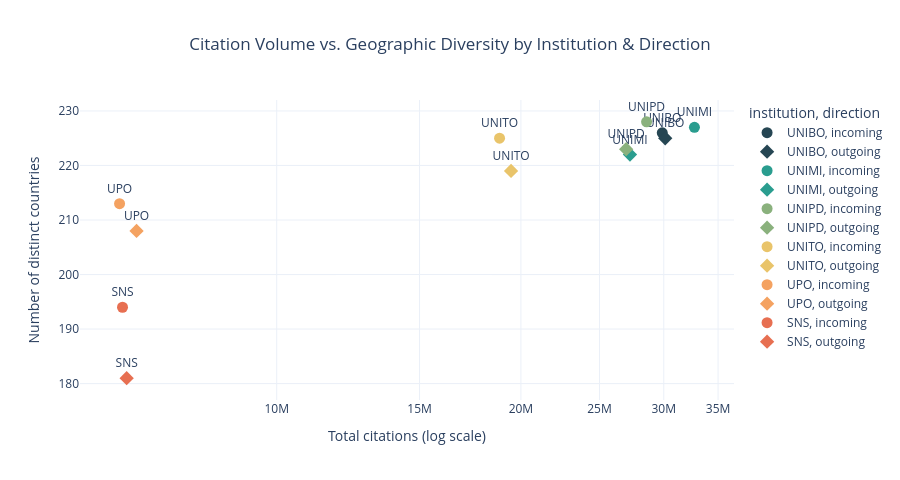

The notebook cell this image was saved under:
### Markdown cell above
### 3e. Volume vs. Diversity Scatter

Finally, we evaluate the structural breadth of these citation networks. This scatter plot compares total citation volume (x-axis, log-scaled) against the number of distinct country partners (y-axis). 

This allows us to quickly assess whether an institution's global influence is highly concentrated in a few key nations (lower on the y-axis) or widely distributed across a diverse, highly internationalized network (higher on the y-axis).

### Code cell
# A scatter where:
#   x = total citation volume (log scale)
#   y = number of distinct countries with at least 1 citation
#   shape = direction

scatter_rows = []
for inst in INSTITUTIONS:
    df = load_institution(inst, exclude_self=True)
    for direction in ["incoming", "outgoing"]:
        sub = df[df["direction"] == direction]
        scatter_rows.append({
            "institution": inst,
            "label": INSTITUTION_LABELS[inst],
            "direction": direction,
            "total": sub["count"].sum(),
            "n_countries": (sub["count"] > 0).sum(),
        })

scatter_df = pd.DataFrame(scatter_rows)

fig = px.scatter(
    scatter_df,
    x="total", y="n_countries",
    color="institution",
    symbol="direction",
    text="institution",
    color_discrete_map=INST_COLORS,
    log_x=True,
    title="Citation Volume vs. Geographic Diversity by Institution & Direction",
    labels={"total": "Total citations (log scale)",
            "n_countries": "Number of distinct countries"},
    template="plotly_white",
    height=480
)
fig.update_traces(textposition="top center", marker_size=11)
fig.update_layout(title_x=0.5)
fig.show()

### Figure 1 — Plotly figure (JSON) as saved in the notebook; plotly's stock layout.template omitted (floating-point values rounded to 4 significant figures)
{"data": [{"hovertemplate": "institution=%{text}<br>direction=incoming<br>Total citations (log scale)=%{x}<br>Number of distinct countries=%{y}<extra></extra>", "legendgroup": "UNIBO, incoming", "marker": {"color": "#264653", "size": 11, "symbol": "circle"}, "mode": "markers+text", "name": "UNIBO, incoming", "orientation": "v", "showlegend": true, "text": ["UNIBO"], "textposition": "top center", "type": "scatter", "x": [29872589], "xaxis": "x", "y": [226], "yaxis": "y"}, {"hovertemplate": "institution=%{text}<br>direction=outgoing<br>Total citations (log scale)=%{x}<br>Number of distinct countries=%{y}<extra></extra>", "legendgroup": "UNIBO, outgoing", "marker": {"color": "#264653", "size": 11, "symbol": "diamond"}, "mode": "markers+text", "name": "UNIBO, outgoing", "orientation": "v", "showlegend": true, "text": ["UNIBO"], "textposition": "top center", "type": "scatter", "x": [30124137], "xaxis": "x", "y": [225], "yaxis": "y"}, {"hovertemplate": "institution=%{text}<br>direction=incoming<br>Total citations (log scale)=%{x}<br>Number of distinct countries=%{y}<extra></extra>", "legendgroup": "UNIMI, incoming", "marker": {"color": "#2a9d8f", "size": 11, "symbol": "circle"}, "mode": "markers+text", "name": "UNIMI, incoming", "orientation": "v", "showlegend": true, "text": ["UNIMI"], "textposition": "top center", "type": "scatter", "x": [32727946], "xaxis": "x", "y": [227], "yaxis": "y"}, {"hovertemplate": "institution=%{text}<br>direction=outgoing<br>Total citations (log scale)=%{x}<br>Number of distinct countries=%{y}<extra></extra>", "legendgroup": "UNIMI, outgoing", "marker": {"color": "#2a9d8f", "size": 11, "symbol": "diamond"}, "mode": "markers+text", "name": "UNIMI, outgoing", "orientation": "v", "showlegend": true, "text": ["UNIMI"], "textposition": "top center", "type": "scatter", "x": [27257280], "xaxis": "x", "y": [222], "yaxis": "y"}, {"hovertemplate": "institution=%{text}<br>direction=incoming<br>Total citations (log scale)=%{x}<br>Number of distinct countries=%{y}<extra></extra>", "legendgroup": "UNIPD, incoming", "marker": {"color": "#8ab17d", "size": 11, "symbol": "circle"}, "mode": "markers+text", "name": "UNIPD, incoming", "orientation": "v", "showlegend": true, "text": ["UNIPD"], "textposition": "top center", "type": "scatter", "x": [28571838], "xaxis": "x", "y": [228], "yaxis": "y"}, {"hovertemplate": "institution=%{text}<br>direction=outgoing<br>Total citations (log scale)=%{x}<br>Number of distinct countries=%{y}<extra></extra>", "legendgroup": "UNIPD, outgoing", "marker": {"color": "#8ab17d", "size": 11, "symbol": "diamond"}, "mode": "markers+text", "name": "UNIPD, outgoing", "orientation": "v", "showlegend": true, "text": ["UNIPD"], "textposition": "top center", "type": "scatter", "x": [26963079], "xaxis": "x", "y": [223], "yaxis": "y"}, {"hovertemplate": "institution=%{text}<br>direction=incoming<br>Total citations (log scale)=%{x}<br>Number of distinct countries=%{y}<extra></extra>", "legendgroup": "UNITO, incoming", "marker": {"color": "#e9c46a", "size": 11, "symbol": "circle"}, "mode": "markers+text", "name": "UNITO, incoming", "orientation": "v", "showlegend": true, "text": ["UNITO"], "textposition": "top center", "type": "scatter", "x": [18823947], "xaxis": "x", "y": [225], "yaxis": "y"}, {"hovertemplate": "institution=%{text}<br>direction=outgoing<br>Total citations (log scale)=%{x}<br>Number of distinct countries=%{y}<extra></extra>", "legendgroup": "UNITO, outgoing", "marker": {"color": "#e9c46a", "size": 11, "symbol": "diamond"}, "mode": "markers+text", "name": "UNITO, outgoing", "orientation": "v", "showlegend": true, "text": ["UNITO"], "textposition": "top center", "type": "scatter", "x": [19447727], "xaxis": "x", "y": [219], "yaxis": "y"}, {"hovertemplate": "institution=%{text}<br>direction=incoming<br>Total citations (log scale)=%{x}<br>Number of distinct countries=%{y}<extra></extra>", "legendgroup": "UPO, incoming", "marker": {"color": "#f4a261", "size": 11, "symbol": "circle"}, "mode": "markers+text", "name": "UPO, incoming", "orientation": "v", "showlegend": true, "text": ["UPO"], "textposition": "top center", "type": "scatter", "x": [6401677], "xaxis": "x", "y": [213], "yaxis": "y"}, {"hovertemplate": "institution=%{text}<br>direction=outgoing<br>Total citations (log scale)=%{x}<br>Number of distinct countries=%{y}<extra></extra>", "legendgroup": "UPO, outgoing", "marker": {"color": "#f4a261", "size": 11, "symbol": "diamond"}, "mode": "markers+text", "name": "UPO, outgoing", "orientation": "v", "showlegend": true, "text": ["UPO"], "textposition": "top center", "type": "scatter", "x": [6717834], "xaxis": "x", "y": [208], "yaxis": "y"}, {"hovertemplate": "institution=%{text}<br>direction=incoming<br>Total citations (log scale)=%{x}<br>Number of distinct countries=%{y}<extra></extra>", "legendgroup": "SNS, incoming", "marker": {"color": "#e76f51", "size": 11, "symbol": "circle"}, "mode": "markers+text", "name": "SNS, incoming", "orientation": "v", "showlegend": true, "text": ["SNS"], "textposition": "top center", "type": "scatter", "x": [6455250], "xaxis": "x", "y": [194], "yaxis": "y"}, {"hovertemplate": "institution=%{text}<br>direction=outgoing<br>Total citations (log scale)=%{x}<br>Number of distinct countries=%{y}<extra></extra>", "legendgroup": "SNS, outgoing", "marker": {"color": "#e76f51", "size": 11, "symbol": "diamond"}, "mode": "markers+text", "name": "SNS, outgoing", "orientation": "v", "showlegend": true, "text": ["SNS"], "textposition": "top center", "type": "scatter", "x": [6531698], "xaxis": "x", "y": [181], "yaxis": "y"}], "layout": {"height": 480, "legend": {"title": {"text": "institution, direction"}, "tracegroupgap": 0}, "title": {"text": "Citation Volume vs. Geographic Diversity by Institution & Direction", "x": 0.5}, "xaxis": {"anchor": "y", "domain": [0, 1], "title": {"text": "Total citations (log scale)"}, "type": "log"}, "yaxis": {"anchor": "x", "domain": [0, 1], "title": {"text": "Number of distinct countries"}}}}
